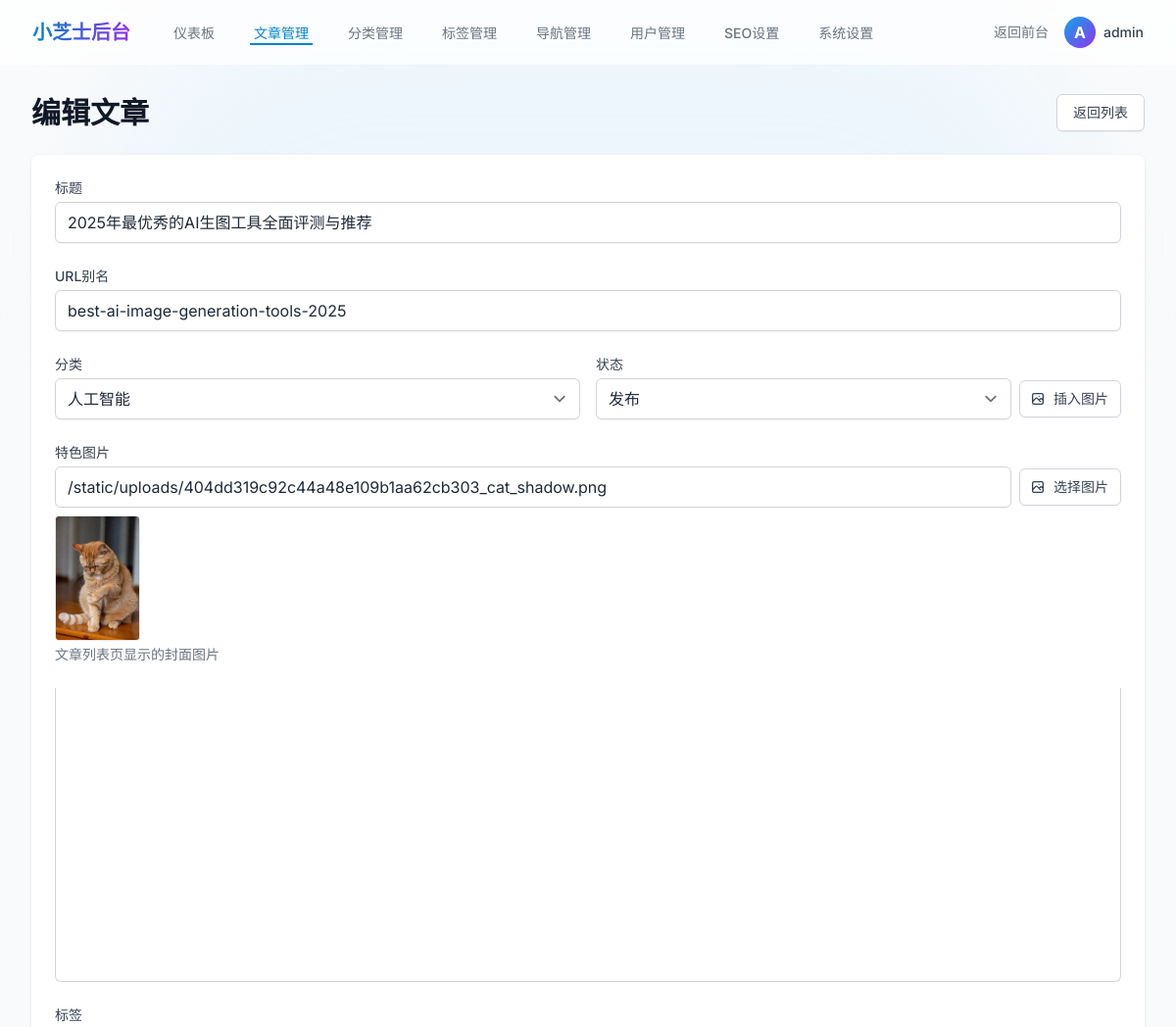
Before: /admin/posts/8/edit (signed in, upper part) with the older database file.
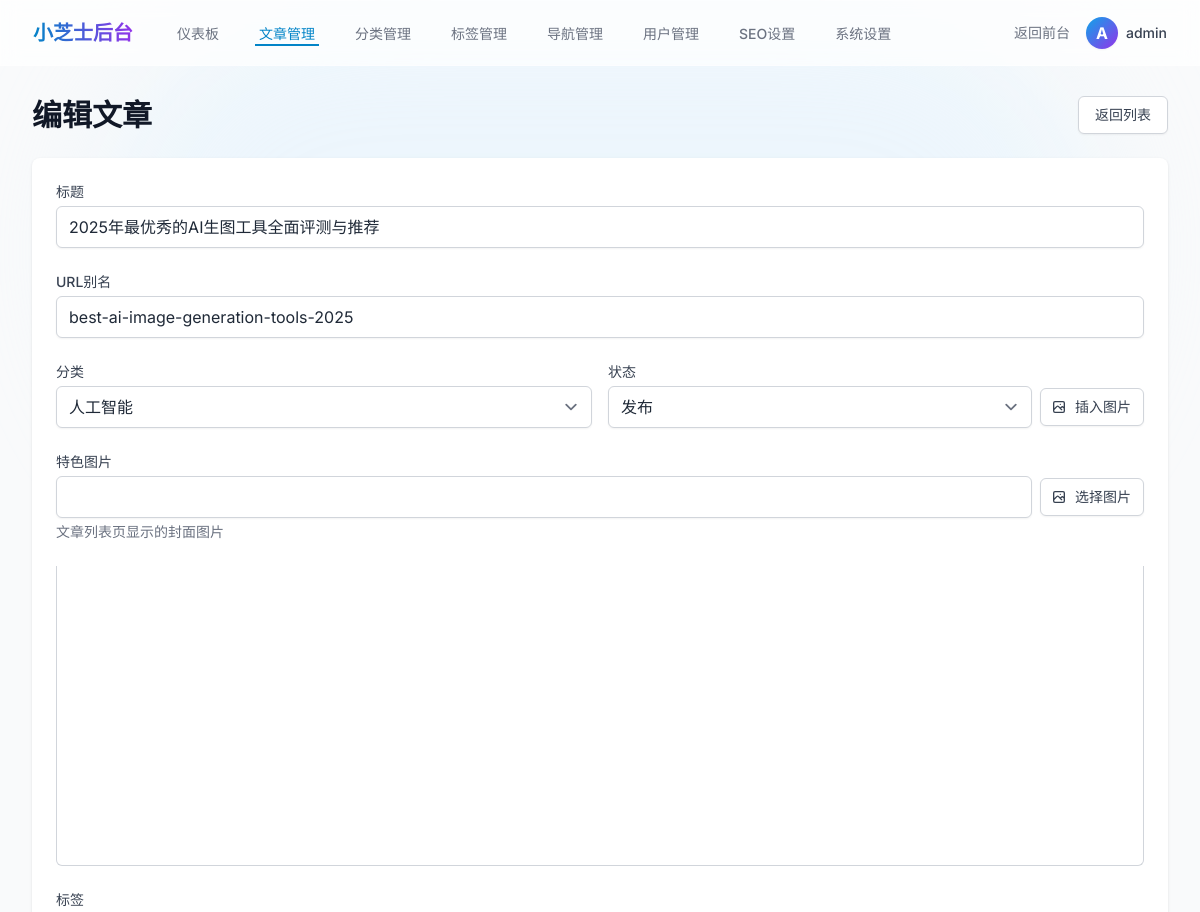
After: the same page with the newer database file.
### app/models/__init__.py (models this page shows)
class Post(db.Model):
    __tablename__ = 'posts'
    id = db.Column(db.Integer, primary_key=True)
    title = db.Column(db.String(200), nullable=False)
    slug = db.Column(db.String(200), unique=True, nullable=False)
    content = db.Column(db.Text, nullable=False)
    excerpt = db.Column(db.Text, nullable=True)
    featured_image = db.Column(db.String(255), nullable=True)
    status = db.Column(db.String(20), default='draft')  # draft, published, archived
    view_count = db.Column(db.Integer, default=0)
    user_id = db.Column(db.Integer, db.ForeignKey('users.id'), nullable=False)
    category_id = db.Column(db.Integer, db.ForeignKey('categories.id'), nullable=True)
    published_at = db.Column(db.DateTime, nullable=True)
    created_at = db.Column(db.DateTime, default=datetime.utcnow)
    updated_at = db.Column(db.DateTime, default=datetime.utcnow, onupdate=datetime.utcnow)
    seo_title = db.Column(db.String(200), nullable=True)
    seo_description = db.Column(db.Text, nullable=True)
    seo_keywords = db.Column(db.Text, nullable=True)
    seo_og_image = db.Column(db.String(255), nullable=True)
    comments = db.relationship('Comment', backref='post', lazy=True)

class Category(db.Model):
    __tablename__ = 'categories'
    id = db.Column(db.Integer, primary_key=True)
    name = db.Column(db.String(100), unique=True, nullable=False)
    slug = db.Column(db.String(100), unique=True, nullable=False)
    description = db.Column(db.Text, nullable=True)
    parent_id = db.Column(db.Integer, db.ForeignKey('categories.id'), nullable=True)
    created_at = db.Column(db.DateTime, default=datetime.utcnow)
    seo_title = db.Column(db.String(200), nullable=True)
    seo_description = db.Column(db.Text, nullable=True)
    seo_keywords = db.Column(db.Text, nullable=True)
    parent = db.relationship('Category', remote_side=[id], backref='subcategories')
    posts = db.relationship('Post', backref='category', lazy=True)

### app/admin/__init__.py (the view, shortened to what this page needs)
@bp.route('/posts/<int:id>/edit', methods=['GET', 'POST'])
def edit_post(id):
    post = Post.query.get_or_404(id)
    categories = Category.query.all()
    all_tags = Tag.query.all()
    return render_template('admin/posts/edit.html', post=post, categories=categories, all_tags=all_tags)

### app/admin/__init__.py (called while the page is built)
@bp.before_request
@login_required
def check_admin():
    if current_user.role not in ['admin', 'editor']:
        flash('您没有权限访问管理后台', 'error')
        return redirect(url_for('main.index'))

### app/utils/seo.py (called while the page is built)
def get_seo_settings():
    return SeoSetting.query.first()

def register_seo_functions(app):
    @app.context_processor
    def inject_seo_functions():
        return dict(
            get_post_seo_data=get_post_seo_data,
            get_category_seo_data=get_category_seo_data,
            get_search_seo_data=get_search_seo_data,
            generate_meta_tags=generate_meta_tags
        )

### app/templates/admin/posts/edit.html (shortened to what the changed rows need)
{% extends "admin/base.html" %}
{% block content %}
<div class="max-w-7xl mx-auto">
    <div class="md:flex md:items-center md:justify-between mb-6">
        <div class="flex-1 min-w-0">
            <h2 class="text-2xl font-bold leading-7 text-gray-900 sm:text-3xl sm:truncate">
                编辑文章
            </h2>
        </div>
    </div>
    <div class="bg-white shadow rounded-lg p-6">
        <form method="POST">
            <div class="grid grid-cols-1 gap-y-6 gap-x-4 sm:grid-cols-6">
                <div class="sm:col-span-6">
                    <label class="block text-sm font-medium text-gray-700 mb-1">标题</label>
                    <input type="text" name="title" id="title" value="{{ post.title }}" required
                        class="w-full px-3 py-2 border border-gray-300 rounded-md shadow-sm focus:outline-none focus:ring-indigo-500 focus:border-indigo-500">
                </div>
                <div class="sm:col-span-6">
                    <label class="block text-sm font-medium text-gray-700 mb-1">URL别名</label>
                    <input type="text" name="slug" id="slug" value="{{ post.slug }}" required
                        class="w-full px-3 py-2 border border-gray-300 rounded-md shadow-sm focus:outline-none focus:ring-indigo-500 focus:border-indigo-500">
                </div>
                <div class="sm:col-span-3">
                    <label class="block text-sm font-medium text-gray-700 mb-1">分类</label>
                    <select name="category_id" id="category_id"
                        class="w-full px-3 py-2 border border-gray-300 rounded-md shadow-sm focus:outline-none focus:ring-indigo-500 focus:border-indigo-500">
                        {% for category in categories %}
                        <option value="{{ category.id }}" {% if post.category_id==category.id %}selected{% endif %}>{{
                            category.name }}</option>
                        {% endfor %}
                    </select>
                </div>
                <div class="sm:col-span-3">
                    <div class="flex items-center gap-2">
                        <select name="status" id="status"
                            class="w-full px-3 py-2 border border-gray-300 rounded-md shadow-sm focus:outline-none focus:ring-indigo-500 focus:border-indigo-500">
                            <option value="published" {% if post.status=='published' %}selected{% endif %}>发布</option>
                        </select>
                        <button type="button" id="openMediaLibrary"
                            class="inline-flex items-center px-3 py-2 border border-gray-300 shadow-sm text-sm font-medium rounded-md text-gray-700 bg-white hover:bg-gray-50 focus:outline-none focus:ring-2 focus:ring-offset-2 focus:ring-indigo-500 whitespace-nowrap">
                            插入图片
                        </button>
                    </div>
                </div>
                <div class="sm:col-span-6">
                    <div class="flex items-center gap-2">
                        <input type="text" name="featured_image" id="featured_image"
                            value="{{ post.featured_image or '' }}"
                            class="flex-1 px-3 py-2 border border-gray-300 rounded-md shadow-sm focus:outline-none focus:ring-indigo-500 focus:border-indigo-500">
                        <button type="button" id="selectFeaturedImage"
                            class="inline-flex items-center px-3 py-2 border border-gray-300 shadow-sm text-sm font-medium rounded-md text-gray-700 bg-white hover:bg-gray-50 focus:outline-none focus:ring-2 focus:ring-offset-2 focus:ring-indigo-500">
                            选择图片
                        </button>
                    </div>
                    <div id="featured_image_preview" class="mt-2 {% if not post.featured_image %}hidden{% endif %}">
                        <img src="{{ post.featured_image or '' }}" alt="Featured Image Preview"
                            class="h-32 w-auto object-cover rounded border border-gray-200">
                    </div>
                </div>
            </div>
        </form>
    </div>
</div>
<link href="https://unpkg.com/@wangeditor/editor@5.1.23/dist/css/style.css" rel="stylesheet">
{% endblock %}

Changed rows visible on the page:
changed Post "2025年最优秀的AI生图工具全面评测与推荐": featured_image "/static/uploads/404dd319c92c44a48e109b1aa62cb303_cat_shadow.png" → (not shown); featured_image: picture removed
